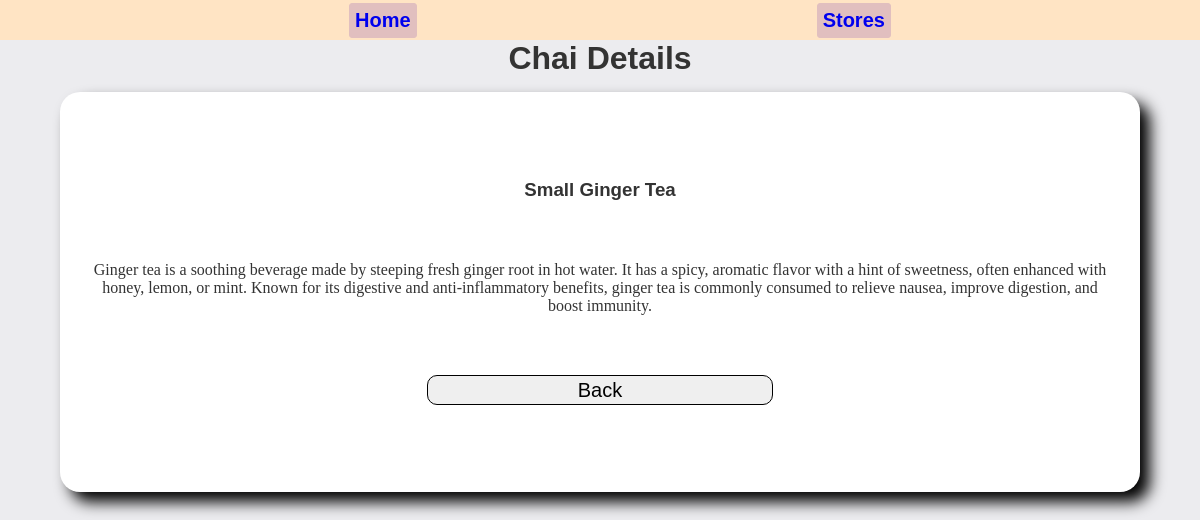
/1/, run on the app's committed database.
### Snack_Time/models.py (models this page shows, shortened)
class ChaiVariety(models.Model):
    CHAI_TYPE_CHOICE = [
        ("ML","MASALA"),
        ("GR","GINGER"),
        ("K","KIWI"),
        ("PL","PLAIN"),
        ("EL","ELACHI")
    ]
    name = models.CharField(max_length=100)
    image = models.ImageField(upload_to="Chais/")
    date_added = models.DateTimeField(default=timezone.now)
    type = models.CharField(max_length=2, choices=CHAI_TYPE_CHOICE)
    description = models.TextField(default="")

### Snack_Time/views.py (the view)
# urls.py: path("<int:id>/",views.chai_details,name = "chai_details"),
def chai_details(request,id):
    chai = get_object_or_404(ChaiVariety,pk=id)
    return render(request,"chai_details.html",{"chai":chai})

### Snack_Time/templates/chai_details.html
{% extends "base.html" %}
{% block content %}
<h1>
    Chai Details
</h1>
<div id="container-1">
    <h3 id="chai-name">{{chai.name}}</h3>
    <p id="chai-description">{{chai.description}}</p>
    <a id="details_anchor" href="{% url 'all_chai' %}"><button id="back">Back</button></a>
</div>
{% endblock %}

### Snack_Time/static/css/all_chai.css (style rules this page uses)
* { margin:0; box-sizing: border-box; }
h1 { text-align: center; }
a { width: 80%; }

### Snack_Time/static/css/chai_details.css (style rules this page uses)
* { margin: 0; box-sizing: border-box; }
h1 { text-align: center; }
#container-1 { display: flex; flex-wrap: wrap; flex-direction: column; row-gap: 30px; justify-content: center; align-items: center; margin-left: 5%; margin-right: 5%; margin-top: 15px; height: 50vh; width: 90%; background-color: white; box-shadow: 10px 10px 15px black; border-radius: 20px; }
#details_anchor { display: flex; justify-content: center; align-items: center; text-decoration: none; }
#back { width: 40%; height: 30px; border-radius: 10px; font-family: 'Franklin Gothic Medium', 'Arial Narrow', Arial, sans-serif; font-size: 20px; border: 1px solid black; }
#chai-description { margin: 30px; text-align:center; font-family: Georgia, 'Times New Roman', Times, serif; }

### Snack_Time/static/css/nav.css (style rules this page uses)
* { margin: 0; box-sizing: border-box; }

### Snack_Time/static/css/chai_store.css (style rules this page uses)
* { margin: 0; box-sizing: border-box; }

### Snack_Time/templates/base.html (style rules this page uses)
body { font-family: Arial, sans-serif; background-color: #d0ced762; color: #333; padding: 0; }

### data on the page
ChaiVariety: name "Small Ginger Tea", description "Ginger tea is a soothing beverage made by steeping fresh ginger root in hot water. It has a spicy, aromatic flavor with a hint of sweetness, often enhanced with honey, lemon, or mint. Known for its digestive and anti-inflammatory benefits, ginger tea is commonly consumed to relieve nausea, improve digestion, and boost immunity."
